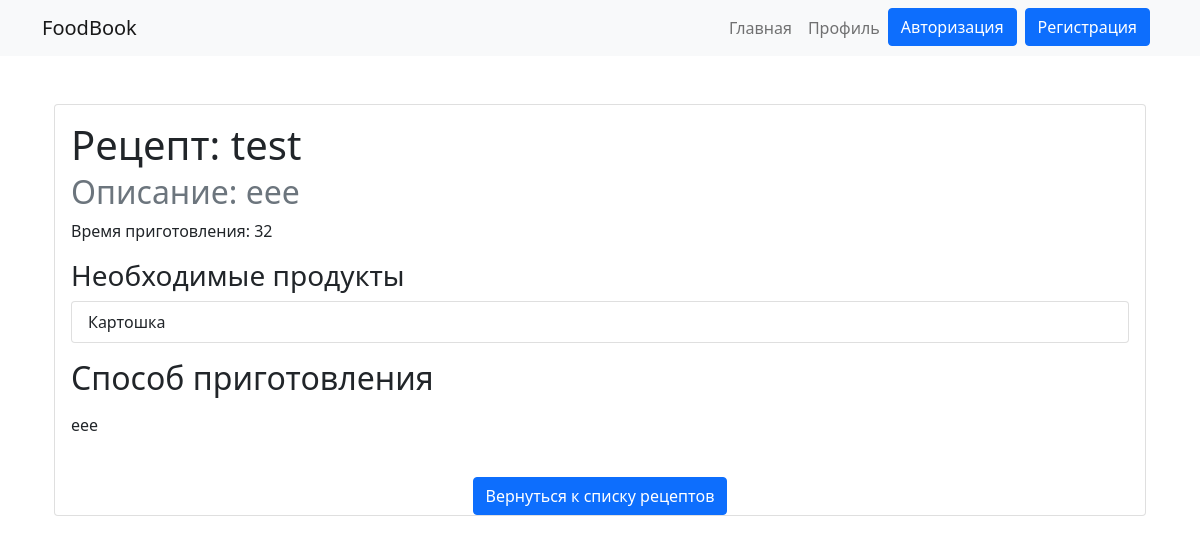
The app's page /recipe-and-product/recipts/2, older data.
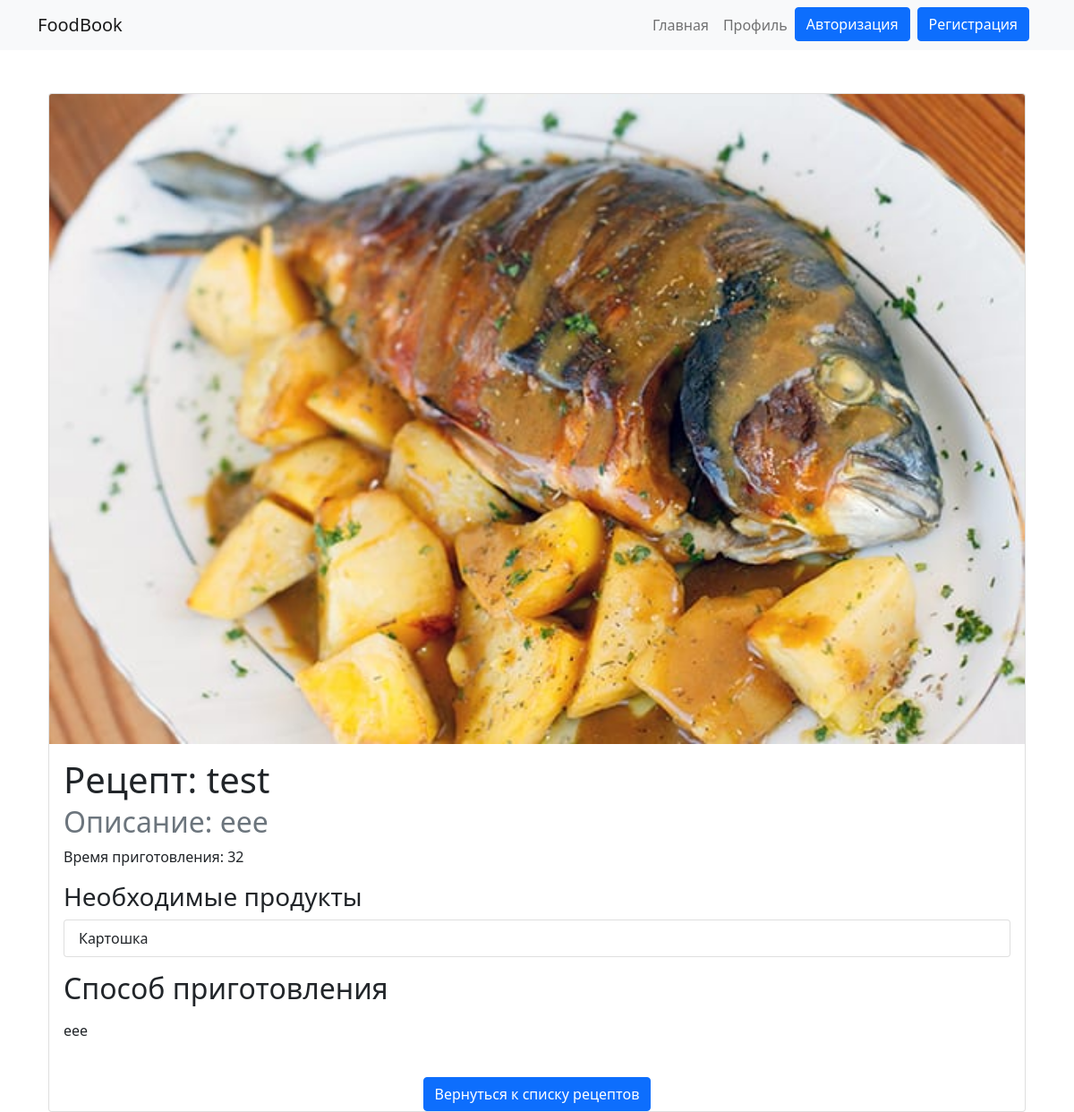
The same page, newer data.
### RecipeAndProduct/models.py (models this page shows, shortened)
class Recipe(models.Model):
    name = models.CharField(max_length=30,blank=True)
    discription  = models.TextField(null=False,blank=True)
    cooking_steps = models.TextField(null=False,blank=True)
    cooking_time = models.PositiveSmallIntegerField(default=0)
    image_dish  = models.ImageField(null=True, blank=True, upload_to=image_path_name)
    catigory_recipe = models.ManyToManyField(CatigoryRecipe, related_name='catigory_recipe')
    products = models.ManyToManyField(Products, related_name='products')
    user = models.ForeignKey(User, on_delete=models.PROTECT)

### RecipeAndProduct/views.py (the view)
# urls.py: path('recipts/<int:pk>', RecipeDitailsView.as_view(), name = 'recipt-ditails'),
class RecipeDitailsView( DetailView):
    template_name = "RecipeAndProduct/recipe-ditails.html"
    queryset = (
        Recipe.objects
        .prefetch_related('catigory_recipe', )
        .all()
    )
    context_object_name = 'recept'

### RecipeAndProduct/templates/RecipeAndProduct/recipe-ditails.html (shortened to what this page needs)
{% extends 'RecipeAndProduct/base_R&P.html'%}
{% block body %}
    {% if recept %}
         <div class="container mt-5">
        <div class="card">
            {% if recept.image_dish %}
                <img src="{{ recept.image_dish.url }}" class="card-img-top" alt="{{ recept.name }}">
            {% endif %}
            <div class="card-body">
                <h1 class="card-title">Рецепт: {{ recept.name }}</h1>
                <h2 class="card-subtitle mb-2 text-muted">Описание: {{ recept.discription }}</h2>
                <p class="card-text">Время приготовления: {{ recept.cooking_time }}</p>
                <div class="mb-3">
                    <h3>Необходимые продукты</h3>
                    <ul class="list-group">
                        {% for prod in recept.products.all %}
                            <li class="list-group-item">{{ prod.name }}</li>
                        {% endfor %}
                    </ul>
                </div>
                <h2 class="mb-3">Способ приготовления</h2>
                <p class="card-text">{{ recept.cooking_steps }}</p>
            </div>
            <div class="row mt-4">
                <div class="col-12 text-center">
                    <a href="{% url 'RecipeAndProduct:recipt-list' %}" class="btn btn-primary">Вернуться к списку рецептов</a>
                </div>
            </div>
        </div>
    </div>
    {%endif%}
{% endblock%}

Row changes from the older to the newer data that the page shows:
changed Recipe "test": image_dish: picture added
